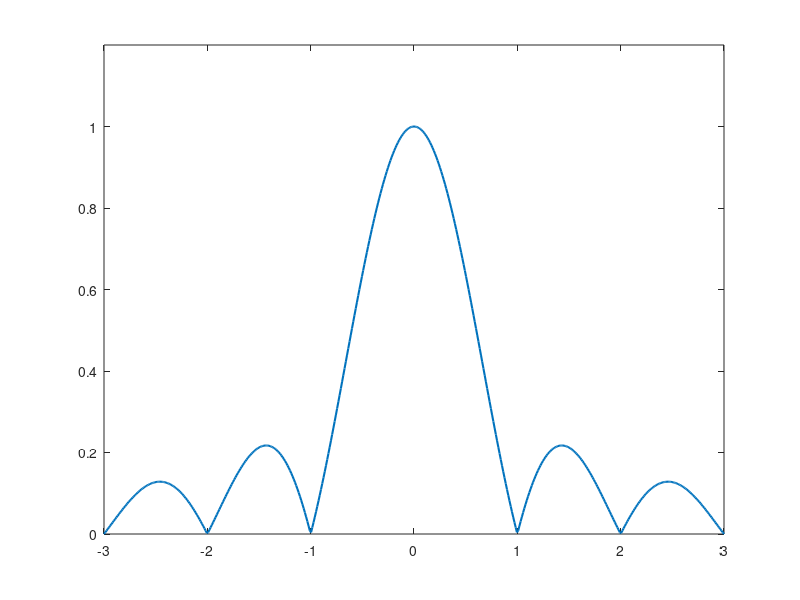

MATLAB code to generate this figure: (Note: this script raises an error after producing the figure.)
function fig1_30

% FIGURE 1.30: Magnitude response of a zero-order hold

clc
clear
fprintf ('Figure 1.30: Magnitude response of a zero-order hold\n\n')
p = 501;
fs = 1;
fmax = 3*fs;
f = linspace(-fmax,fmax,p);
T = 1/fs;

% Compute magnitude spectra

for i = 1 : p
   s = j*2*pi*f(i);
   if (i == (p+1)/2)
      A(i) = T;
   else
      A(i) = abs((1 - exp(-s*T))/s);
   end
end

% Plot them

figure
plot (f,A,'LineWidth',1.5)
axis ([-fmax fmax 0 1.2*T])
f_labels ('Zero-order hold','{\itf/f_s}','|{\itH_0(f)}|')

% Add ideal characteristic 

hold on
plot ([-fmax -fs/2 -fs/2 fs/2 fs/2 fmax],[0 0 T T 0 0],'k')
legend ('DAC','Ideal reconstruction')
f_wait
